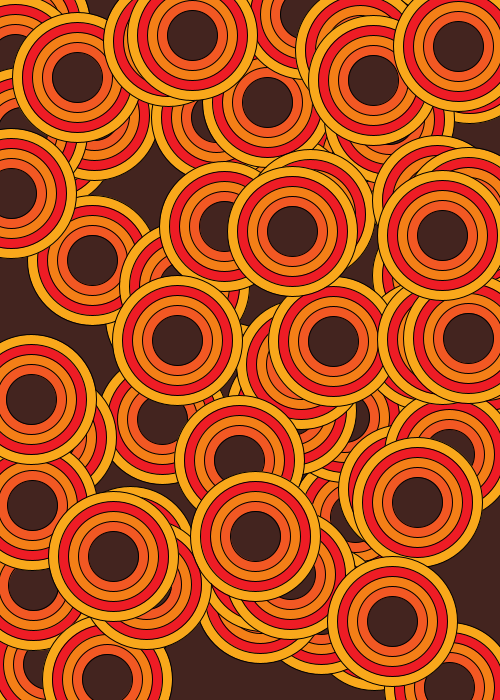
Frame 1 (no input)
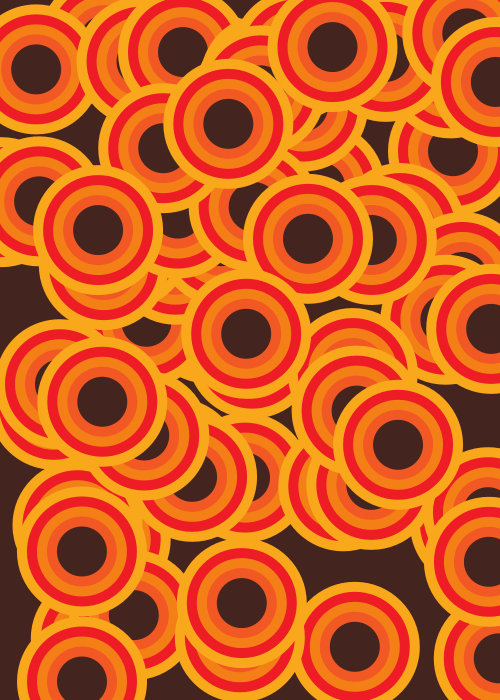
Frame 60 (the mouse pressed at the canvas centre just before this capture)
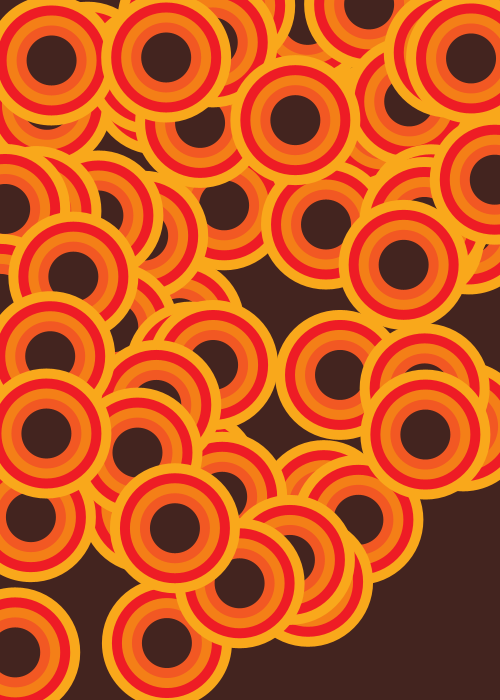
Frame 120 (the mouse held since frame 60 and released just before this capture)

The Processing sketch that drew these frames (run headless with seeded random() and noise(); from frame 60 on, the mouse is pressed at the canvas centre):

// Processing sketch: processing_25470
// ── processing_25470.pde

ArrayList triangles = new ArrayList();
ArrayList points = new ArrayList();

void setup() {
  size(500, 700);
  smooth();
  reset();
}

void reset() {


  points.clear();


  for (int i = 0; i < 70; i++) {

    points.add(new PVector(random(width), random(height), random(TWO_PI)));
  }
}

void draw() {
  model();
  view();
}

void model() {

  for (int i = 0; i < points.size(); i++) {
    PVector p = (PVector)points.get(i);

    p.x += 4.0*cos(p.z);
    p.y += 3.0*sin(p.z);
    if (p.x < 0 || p.x > width) { 
      p.z += PI;
    }
    if (p.y < 0 || p.y > height) { 
      p.z += PI;
    }
  }
}

void view() {
  background(67,36, 31);  

  fill(71);


  for (int i = 0; i < points.size(); i++) {
    PVector p = (PVector)points.get(i);
    fill(249,168,27);
    ellipse(p.x, p.y, 130, 130);
    fill(238,28,37);
    println(i);
    ellipse(p.x, p.y, 110, 110);
    fill(244,127,23);
    ellipse(p.x, p.y, 90, 90);
    fill (242,88,35);
    ellipse(p.x, p.y, 70, 70);
    fill (67,36,31);
    ellipse(p.x, p.y, 50, 50);
  }


  noStroke();
  fill(255, 40, 222);
  beginShape(TRIANGLES);

  for (int i = 0; i < triangles.size(); i++) {
  }

  endShape();
}


                
                                
